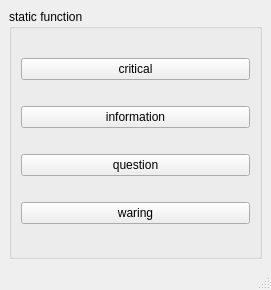
<?xml version="1.0" encoding="UTF-8"?>
<ui version="4.0">
 <class>MainWindow</class>
 <widget class="QMainWindow" name="MainWindow">
  <property name="geometry">
   <rect>
    <x>0</x>
    <y>0</y>
    <width>271</width>
    <height>290</height>
   </rect>
  </property>
  <property name="minimumSize">
   <size>
    <width>0</width>
    <height>0</height>
   </size>
  </property>
  <property name="maximumSize">
   <size>
    <width>16777215</width>
    <height>16777215</height>
   </size>
  </property>
  <property name="windowTitle">
   <string>MainWindow</string>
  </property>
  <widget class="QWidget" name="centralwidget">
   <layout class="QHBoxLayout" name="horizontalLayout">
    <item>
     <widget class="QGroupBox" name="groupBox">
      <property name="title">
       <string>static function</string>
      </property>
      <layout class="QVBoxLayout" name="verticalLayout">
       <item>
        <widget class="QPushButton" name="btnCritical">
         <property name="text">
          <string>critical</string>
         </property>
        </widget>
       </item>
       <item>
        <widget class="QPushButton" name="btnInfo">
         <property name="text">
          <string>information</string>
         </property>
        </widget>
       </item>
       <item>
        <widget class="QPushButton" name="btnQuestion">
         <property name="text">
          <string>question</string>
         </property>
        </widget>
       </item>
       <item>
        <widget class="QPushButton" name="btnWarning">
         <property name="text">
          <string>waring</string>
         </property>
        </widget>
       </item>
      </layout>
     </widget>
    </item>
   </layout>
  </widget>
  <widget class="QMenuBar" name="menubar">
   <property name="geometry">
    <rect>
     <x>0</x>
     <y>0</y>
     <width>271</width>
     <height>26</height>
    </rect>
   </property>
  </widget>
  <widget class="QStatusBar" name="statusbar"/>
 </widget>
 <resources/>
 <connections/>
</ui>
